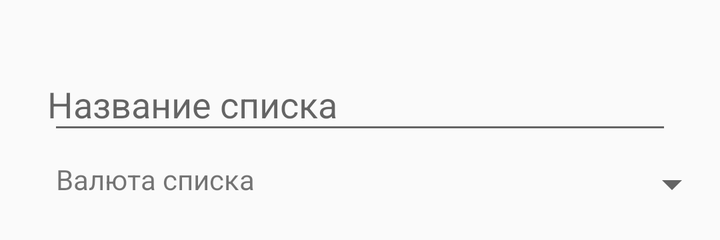
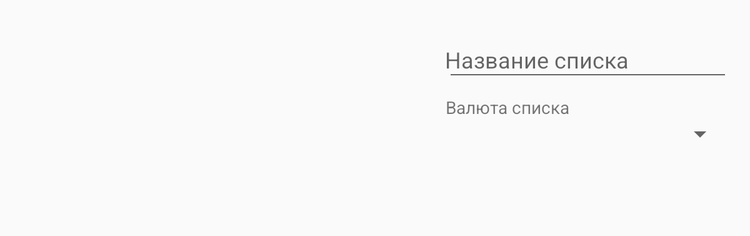

An Android layout and its configuration variant, each rendered on a device that would load it. The default file and the variant file are quoted in full after the pictures.
<!-- AndroidManifest.xml: application theme AppTheme -->
<!-- res/layout/dialog_list.xml -->
<?xml version="1.0" encoding="utf-8"?>
<RelativeLayout
	xmlns:android="http://schemas.android.com/apk/res/android"
	android:layout_width="match_parent"
	android:layout_height="wrap_content"
	android:paddingBottom="@dimen/padding_16dp">

	<ImageView
		android:id="@+id/image"
		android:layout_width="match_parent"
		android:layout_height="wrap_content"
		android:scaleType="centerCrop"
		android:adjustViewBounds="true"/>

	<android.support.design.widget.TextInputLayout
		android:id="@+id/name_input_layout"
		android:layout_width="match_parent"
		android:layout_height="wrap_content"
		android:layout_marginTop="20dp"
		android:layout_marginLeft="24dp"
		android:layout_marginRight="24dp"
		android:layout_marginBottom="8dp"
		android:layout_below="@+id/image">

		<EditText
			android:id="@+id/name"
			android:layout_width="match_parent"
			android:layout_height="wrap_content"
			android:paddingLeft="@dimen/padding_hint"
			android:hint="@string/list_name"
			android:maxLength="20"
			android:inputType="textCapSentences"
			android:singleLine="true"/>

	</android.support.design.widget.TextInputLayout>

	<TextView
		android:id="@+id/currency_label"
		android:layout_width="wrap_content"
		android:layout_height="wrap_content"
		android:text="@string/list_currency"
		android:gravity="left"
		android:layout_marginLeft="28dp"
		android:layout_marginRight="16dp"
		android:layout_below="@+id/name_input_layout"/>

	<Spinner
		android:id="@+id/currency"
		android:layout_width="wrap_content"
		android:layout_height="wrap_content"
		android:gravity="center"
		android:layout_marginRight="@dimen/padding_24dp"
		android:layout_toRightOf="@+id/currency_label"
		android:layout_alignTop="@+id/currency_label"
		android:layout_alignParentRight="true"
		android:layout_alignParentEnd="false"/>

</RelativeLayout>
<!-- resources referenced by this layout -->
<resources>
  <dimen name="padding_16dp">16dp</dimen>
  <string name="list_currency">Валюта списка</string>
  <string name="list_name">Название списка</string>
  <style name="AppTheme" parent="Animation">
          <item name="colorPrimary">@color/primary</item>
          <item name="colorPrimaryDark">@color/primary_dark</item>
          <item name="colorAccent">@color/accent</item>
      </style>
  <style name="Animation" parent="Theme.AppCompat.Light.DarkActionBar">
          
          <item name="android:windowContentTransitions">true</item>
      </style>
  <color name="primary">#009688</color>
  <color name="primary_dark">#00796B</color>
  <color name="accent">#FFC107</color>
</resources>
<!-- res/layout-sw600dp/dialog_list.xml (the repository's variant of the layout above) -->
<!-- drawn on a 7-inch tablet held upright -->
<?xml version="1.0" encoding="utf-8"?>
<LinearLayout
	xmlns:android="http://schemas.android.com/apk/res/android"
	android:layout_width="match_parent"
	android:layout_height="wrap_content"
	android:orientation="horizontal">

	<ImageView
		android:id="@+id/image"
		android:layout_width="0dp"
		android:layout_height="match_parent"
		android:layout_weight="0.6"
		android:scaleType="centerCrop"/>

	<LinearLayout
		android:layout_width="0dp"
		android:layout_height="wrap_content"
		android:layout_weight="0.4"
		android:orientation="vertical"
		android:layout_marginLeft="@dimen/padding_16dp"
		android:layout_marginRight="@dimen/padding_16dp"
		android:layout_marginTop="@dimen/padding_16dp"
		android:layout_marginBottom="70dp">

		<android.support.design.widget.TextInputLayout
			android:id="@+id/name_input_layout"
			android:layout_width="match_parent"
			android:layout_height="wrap_content"
			android:layout_marginBottom="@dimen/padding_8dp">

			<EditText
				android:id="@+id/name"
				android:layout_width="match_parent"
				android:layout_height="wrap_content"
				android:hint="@string/list_name"
				android:inputType="textCapSentences"
				android:maxLength="20"
				android:paddingLeft="@dimen/padding_hint"
				android:singleLine="true"
				android:imeOptions="flagNoFullscreen|flagNoExtractUi"/>

		</android.support.design.widget.TextInputLayout>

		<TextView
			android:id="@+id/currency_label"
			android:layout_width="match_parent"
			android:layout_height="wrap_content"
			android:layout_marginLeft="@dimen/padding_4dp"
			android:text="@string/list_currency"/>

		<Spinner
			android:id="@+id/currency"
			android:layout_width="match_parent"
			android:layout_height="wrap_content"/>

	</LinearLayout>

</LinearLayout>
<!-- resources referenced by the variant -->
<!-- as a 7-inch tablet held upright resolves them -->
<resources>
  <dimen name="padding_16dp">16dp</dimen>
  <dimen name="padding_8dp">8dp</dimen>
  <string name="list_currency">Валюта списка</string>
  <string name="list_name">Название списка</string>
  <style name="AppTheme" parent="Animation">
          <item name="colorPrimary">@color/primary</item>
          <item name="colorPrimaryDark">@color/primary_dark</item>
          <item name="colorAccent">@color/accent</item>
      </style>
  <style name="Animation" parent="Theme.AppCompat.Light.DarkActionBar">
          
          <item name="android:windowContentTransitions">true</item>
      </style>
  <color name="primary">#009688</color>
  <color name="primary_dark">#00796B</color>
  <color name="accent">#FFC107</color>
</resources>
